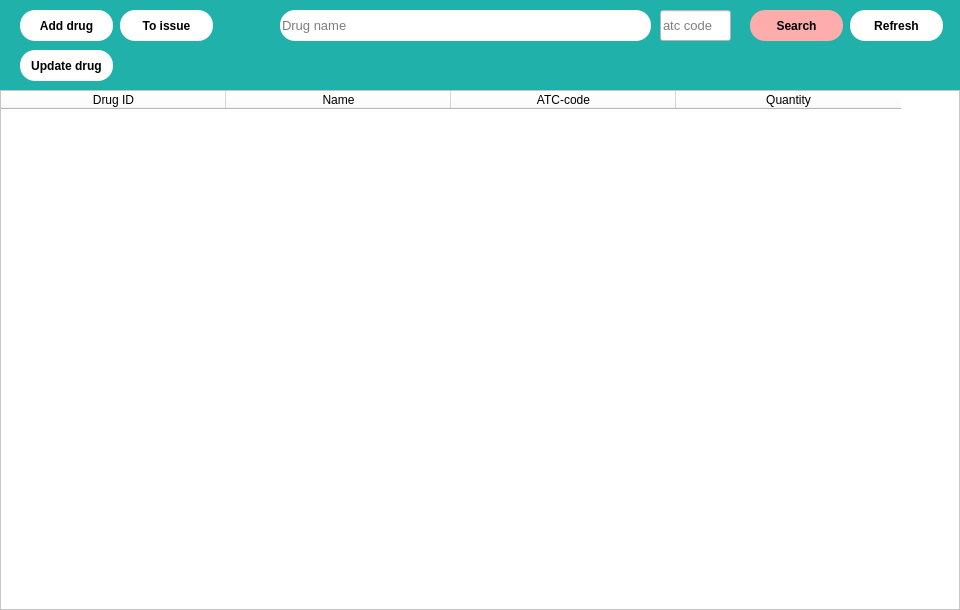
<?xml version="1.0" encoding="UTF-8"?>
<ui version="4.0">
 <class>ManageDrugsWindow</class>
 <widget class="QDialog" name="ManageDrugsWindow">
  <property name="geometry">
   <rect>
    <x>0</x>
    <y>0</y>
    <width>960</width>
    <height>610</height>
   </rect>
  </property>
  <property name="minimumSize">
   <size>
    <width>960</width>
    <height>610</height>
   </size>
  </property>
  <property name="maximumSize">
   <size>
    <width>960</width>
    <height>610</height>
   </size>
  </property>
  <property name="windowTitle">
   <string>Manage Drugs</string>
  </property>
  <property name="windowIcon">
   <iconset>
    <normaloff>../media/logo.png</normaloff>../media/logo.png</iconset>
  </property>
  <property name="styleSheet">
   <string notr="true">background-color: rgb(32, 178, 170);</string>
  </property>
  <widget class="QTableWidget" name="tableWidget">
   <property name="geometry">
    <rect>
     <x>0</x>
     <y>90</y>
     <width>960</width>
     <height>520</height>
    </rect>
   </property>
   <property name="styleSheet">
    <string notr="true">background-color: rgb(255, 255, 255);</string>
   </property>
   <property name="sizeAdjustPolicy">
    <enum>QAbstractScrollArea::AdjustToContents</enum>
   </property>
   <property name="showDropIndicator" stdset="0">
    <bool>true</bool>
   </property>
   <property name="gridStyle">
    <enum>Qt::CustomDashLine</enum>
   </property>
   <property name="sortingEnabled">
    <bool>true</bool>
   </property>
   <property name="wordWrap">
    <bool>true</bool>
   </property>
   <property name="rowCount">
    <number>0</number>
   </property>
   <property name="columnCount">
    <number>4</number>
   </property>
   <attribute name="horizontalHeaderCascadingSectionResizes">
    <bool>false</bool>
   </attribute>
   <attribute name="horizontalHeaderMinimumSectionSize">
    <number>40</number>
   </attribute>
   <attribute name="horizontalHeaderDefaultSectionSize">
    <number>225</number>
   </attribute>
   <attribute name="verticalHeaderVisible">
    <bool>false</bool>
   </attribute>
   <attribute name="verticalHeaderMinimumSectionSize">
    <number>30</number>
   </attribute>
   <attribute name="verticalHeaderDefaultSectionSize">
    <number>30</number>
   </attribute>
   <attribute name="verticalHeaderHighlightSections">
    <bool>true</bool>
   </attribute>
   <column>
    <property name="text">
     <string>Drug ID</string>
    </property>
    <property name="font">
     <font>
      <weight>50</weight>
      <bold>false</bold>
     </font>
    </property>
    <property name="background">
     <color alpha="0">
      <red>0</red>
      <green>0</green>
      <blue>0</blue>
     </color>
    </property>
   </column>
   <column>
    <property name="text">
     <string>Name</string>
    </property>
   </column>
   <column>
    <property name="text">
     <string>ATC-code</string>
    </property>
   </column>
   <column>
    <property name="text">
     <string>Quantity</string>
    </property>
   </column>
  </widget>
  <widget class="QPushButton" name="add_drug_btn">
   <property name="geometry">
    <rect>
     <x>20</x>
     <y>10</y>
     <width>93</width>
     <height>31</height>
    </rect>
   </property>
   <property name="font">
    <font>
     <weight>75</weight>
     <bold>true</bold>
    </font>
   </property>
   <property name="styleSheet">
    <string notr="true">QPushButton {
	background-color: rgb(255, 255, 255);
	color: rgb(0, 0, 0);
	border-radius: 15px;
}

QPushButton:pressed {
	background-color: rgb(105, 205, 255);
}</string>
   </property>
   <property name="text">
    <string>Add drug</string>
   </property>
  </widget>
  <widget class="QLineEdit" name="search_fld">
   <property name="geometry">
    <rect>
     <x>280</x>
     <y>10</y>
     <width>371</width>
     <height>31</height>
    </rect>
   </property>
   <property name="font">
    <font>
     <pointsize>10</pointsize>
    </font>
   </property>
   <property name="styleSheet">
    <string notr="true">background-color: rgb(255, 255, 255);
color: rgb(0, 0, 0);
border-radius: 15px;</string>
   </property>
   <property name="placeholderText">
    <string>Drug name</string>
   </property>
  </widget>
  <widget class="QPushButton" name="search_btn">
   <property name="geometry">
    <rect>
     <x>750</x>
     <y>10</y>
     <width>93</width>
     <height>31</height>
    </rect>
   </property>
   <property name="font">
    <font>
     <weight>75</weight>
     <bold>true</bold>
    </font>
   </property>
   <property name="styleSheet">
    <string notr="true">QPushButton {
	background-color: rgb(255, 172, 172);
	color: rgb(0, 0, 0);
	border-radius: 15px;
}

QPushButton:pressed {
	background-color: rgb(105, 205, 255);
}</string>
   </property>
   <property name="text">
    <string>Search</string>
   </property>
  </widget>
  <widget class="QPushButton" name="refresh_btn">
   <property name="geometry">
    <rect>
     <x>850</x>
     <y>10</y>
     <width>93</width>
     <height>31</height>
    </rect>
   </property>
   <property name="font">
    <font>
     <weight>75</weight>
     <bold>true</bold>
    </font>
   </property>
   <property name="styleSheet">
    <string notr="true">QPushButton {
	background-color: rgb(255, 255, 255);
	color: rgb(0, 0, 0);
	border-radius: 15px;
}

QPushButton:pressed {
	background-color: rgb(105, 205, 255);
}</string>
   </property>
   <property name="text">
    <string>Refresh</string>
   </property>
  </widget>
  <widget class="QPushButton" name="issue_drug_btn">
   <property name="geometry">
    <rect>
     <x>120</x>
     <y>10</y>
     <width>93</width>
     <height>31</height>
    </rect>
   </property>
   <property name="font">
    <font>
     <weight>75</weight>
     <bold>true</bold>
    </font>
   </property>
   <property name="styleSheet">
    <string notr="true">QPushButton {
	background-color: rgb(255, 255, 255);
	color: rgb(0, 0, 0);
	border-radius: 15px;
}

QPushButton:pressed {
	background-color: rgb(105, 205, 255);
}</string>
   </property>
   <property name="text">
    <string>To issue</string>
   </property>
  </widget>
  <widget class="QPushButton" name="update_drug_btn">
   <property name="geometry">
    <rect>
     <x>20</x>
     <y>50</y>
     <width>93</width>
     <height>31</height>
    </rect>
   </property>
   <property name="font">
    <font>
     <weight>75</weight>
     <bold>true</bold>
    </font>
   </property>
   <property name="styleSheet">
    <string notr="true">QPushButton {
	background-color: rgb(255, 255, 255);
	color: rgb(0, 0, 0);
	border-radius: 15px;
}

QPushButton:pressed {
	background-color: rgb(105, 205, 255);
}</string>
   </property>
   <property name="text">
    <string>Update drug</string>
   </property>
  </widget>
  <widget class="QLineEdit" name="drug_atc">
   <property name="geometry">
    <rect>
     <x>660</x>
     <y>10</y>
     <width>71</width>
     <height>31</height>
    </rect>
   </property>
   <property name="font">
    <font>
     <pointsize>10</pointsize>
    </font>
   </property>
   <property name="styleSheet">
    <string notr="true">background-color: rgb(255, 255, 255);
color: rgb(0, 0, 0);
</string>
   </property>
   <property name="inputMask">
    <string/>
   </property>
   <property name="maxLength">
    <number>7</number>
   </property>
   <property name="placeholderText">
    <string>atc code</string>
   </property>
  </widget>
 </widget>
 <resources/>
 <connections/>
</ui>
